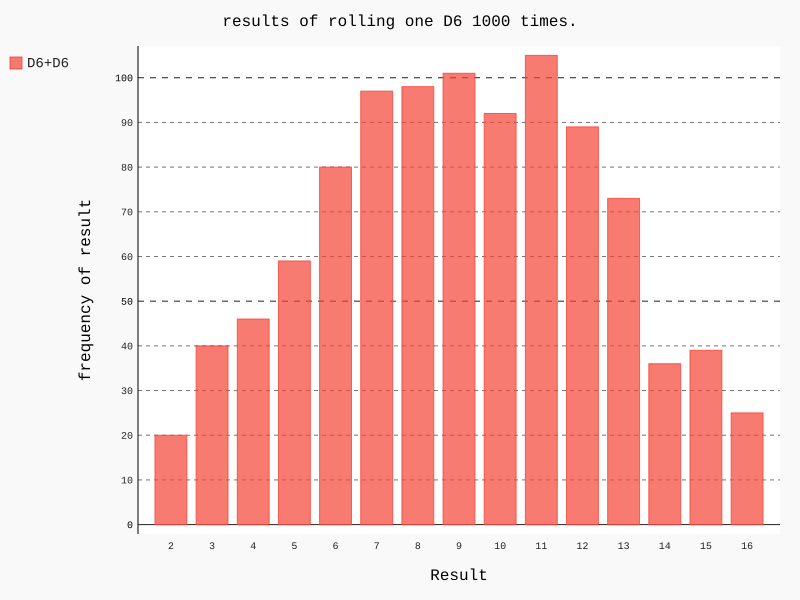

Write the Python code that produced this figure.
from die import Die
import pygal
import matplotlib.pyplot as plt
#创建两个d6
die1 = Die()
die2 = Die(10)
#掷骰子，并将结果储存在列表中
results = []
for roll_num in range(1000):
    result = die1.rool() + die2.rool()
    results.append(result)

#分析结果
frequencies = []
max_result = die1.num_sides + die2.num_sides
for value in range(2,max_result+1):
    frequenty = results.count(value)  #"""返回value的出现次数。”“”
    frequencies.append(frequenty)

#对结果进行可视化
hist = pygal.Bar()

hist.title = "results of rolling one D6 1000 times."
hist.x_labels =["2","3","4","5","6",'7','8','9','10','11','12','13','14','15','16']
hist.x_title = "Result"
hist.y_title = "frequency of result"

hist.add("D6+D6", frequencies)
hist.render_to_file('dice_visual.svg')
plt.scatter(frequencies,hist.x_labels)
plt.show()
